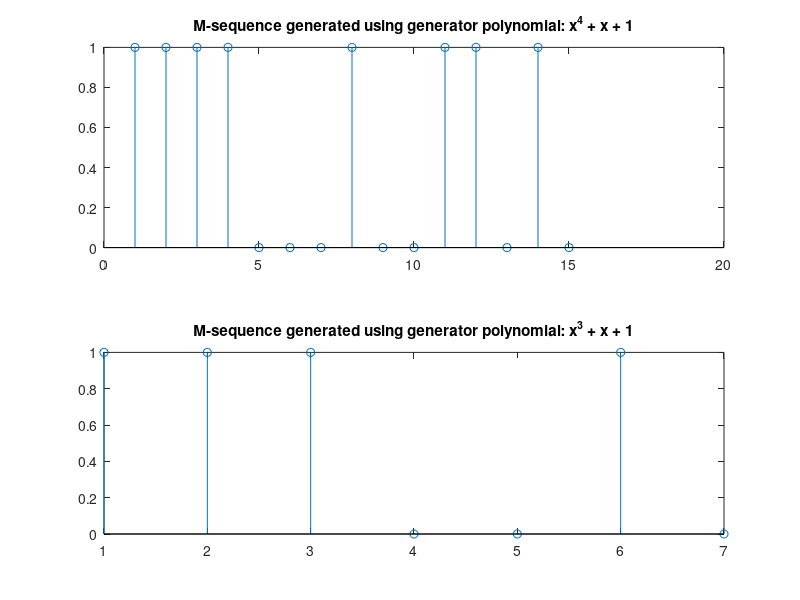

MATLAB code for this plot:
clear all;
clc;
period = 15 % 2^n - 1
sd1 = [1 1 1 1]; % Initial state of shift register
pn1 = [];

for i = 1:period
    
    % Append value of 4th element to the sequence
    pn1 = [pn1 sd1(4)];
    
    % XOR between third state and fourth state
    if (sd1(3) == sd1(4))
        temp = 0; % XOR(a, b) = 0 if a == b
    else
        temp = 1; % XOR(a, b) = 1 if a != b
    end
    
    % temp = xor(sd1(4), sd1(3));
    
    % Shift the sequence
    sd1(4) = sd1(3);
    sd1(3) = sd1(2);
    sd1(2) = sd1(1);
    sd1(1) = temp;

    disp(sd1);

end

% Subplot to 1st row from 2 rows and 1 cols
subplot(2, 1, 1);
stem(pn1);
title("M-sequence generated using generator polynomial: x^4 + x + 1");

clear all;
clc;
period = 7 % 2^n - 1
sd1 = [1 1 1]; % Initial state of shift register
pn1 = [];

for i = 1:period
    
    % Append value of 4th element to the sequence
    pn1 = [pn1 sd1(3)];
    
    % XOR between third state and fourth state
    if (sd1(2) == sd1(3))
        temp = 0; % XOR(a, b) = 0 if a == b
    else
        temp = 1; % XOR(a, b) = 1 if a != b
    end
    
    % Shift the sequence
    sd1(3) = sd1(2);
    sd1(2) = sd1(1);
    sd1(1) = temp;

end

% Subplot to 2nd row from 2 rows and 1 cols
subplot(2, 1, 2);


stem(pn1);
title("M-sequence generated using generator polynomial: x^3 + x + 1");